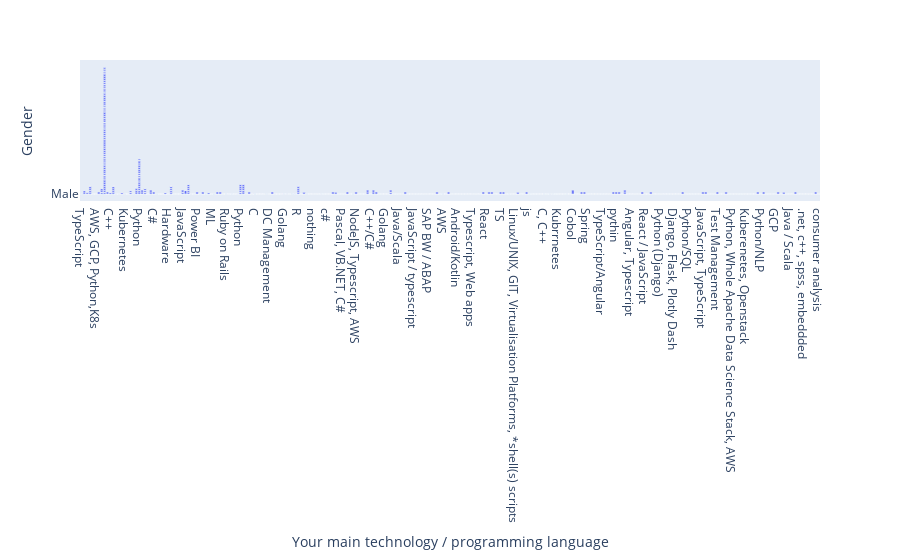

This figure's notebook cell:
### Code cell
fig = px.bar(data_20, x='Your main technology / programming language', y='Gender')
fig.show()

### Figure 1 — Plotly figure (JSON) as saved in the notebook; plotly's stock layout.template omitted (floating-point values rounded to 4 significant figures; data arrays with more than 128 entries replaced by an {"elided": "..."} marker saying what was removed)
{"data": [{"alignmentgroup": "True", "hovertemplate": "Your main technology / programming language=%{x}<br>Gender=%{y}<extra></extra>", "legendgroup": "", "marker": {"color": "#636efa"}, "name": "", "offsetgroup": "", "orientation": "v", "showlegend": false, "textposition": "auto", "type": "bar", "x": {"elided": "1253 str values"}, "xaxis": "x", "y": {"elided": "1253 str values"}, "yaxis": "y"}], "layout": {"barmode": "relative", "legend": {"tracegroupgap": 0}, "margin": {"t": 60}, "xaxis": {"anchor": "y", "domain": [0, 1], "title": {"text": "Your main technology / programming language"}}, "yaxis": {"anchor": "x", "domain": [0, 1], "title": {"text": "Gender"}}}}
